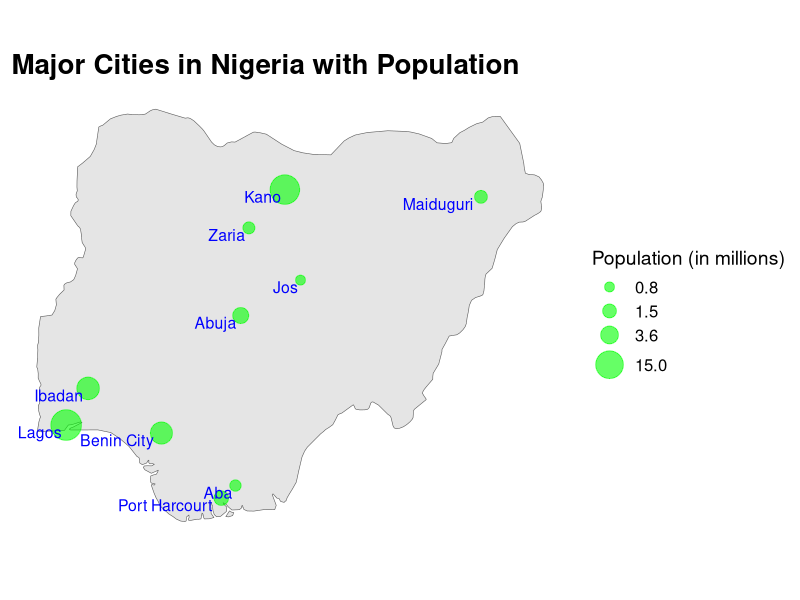

Generate this figure with R: (Note: this script raises an error after producing the figure.)
# Install required packages
# Load libraries
library(sf)
library(ggplot2)
library(rnaturalearth)
library(rnaturalearthdata)
library(dplyr)

# Define major cities and their coordinates
cities <- data.frame(
  city = c('Lagos', 'Kano', 'Ibadan', 'Abuja', 'Port Harcourt', 'Benin City', 'Maiduguri', 'Zaria', 'Aba', 'Jos'),
  lat = c(6.5244, 12.0022, 7.3775, 9.0723, 4.8241, 6.3382, 11.8333, 11.1113, 5.1167, 9.8965),
  lon = c(3.3792, 8.5320, 3.8958, 7.4913, 7.0336, 5.6235, 13.1510, 7.6839, 7.3667, 8.8997),
  population = c(20, 18, 8, 2.5, 1.8, 7.5, 1.2, 1.0, 0.9, 0.8)
)

# Load Nigeria map data
nigeria <- ne_countries(scale = "medium", returnclass = "sf") %>% 
  filter(admin == "Nigeria")

# Create the map
Kano= ggplot(data = nigeria) +
  geom_sf() +
  geom_point(data = cities, aes(x = lon, y = lat, size = population), color = "green", alpha = 0.6) +
  geom_text(data = cities, aes(x = lon, y = lat, label = city), hjust = 1.1, vjust = 1.1, size = 4, color = "blue") +
  scale_size_continuous(range = c(3, 10), breaks = c(0.8, 1.5, 3.6, 15)) +
  labs(
    title = "Major Cities in Nigeria with Population",
    size = "Population (in millions)"
  ) +
  theme_minimal() +
  theme(
    plot.title = element_text(size = 20, face = "bold"),
    legend.title = element_text(size = 14),
    legend.text = element_text(size = 12),
    axis.title = element_blank(),
    axis.text = element_blank(),
    axis.ticks = element_blank(),
    panel.grid = element_blank()
  )
library(cowplot)
ggdraw() + draw_image("C:/Users/Ahmad Ilu/Desktop/PC/Lenovo 2023/ACCER 2020/RESEARCH COLLECTION/Rstudio/Rmarkdown Practice/BEAMER/Finmetrics.png",  x = 0.35, y = 0.3, scale = .5) + draw_plot(Kano)
ng_sf %>% ggplot()+ geom_sf() + ggthemes::theme_map()
  ggdraw(Kanawa) + draw_image("C:/Users/Ahmad Ilu/Desktop/PC/Lenovo 2023/ACCER 2020/RESEARCH COLLECTION/Rstudio/Rmarkdown Practice/BEAMER/Finmetrics.png",  x = 0.45, y = 0.39, scale = .2)  
